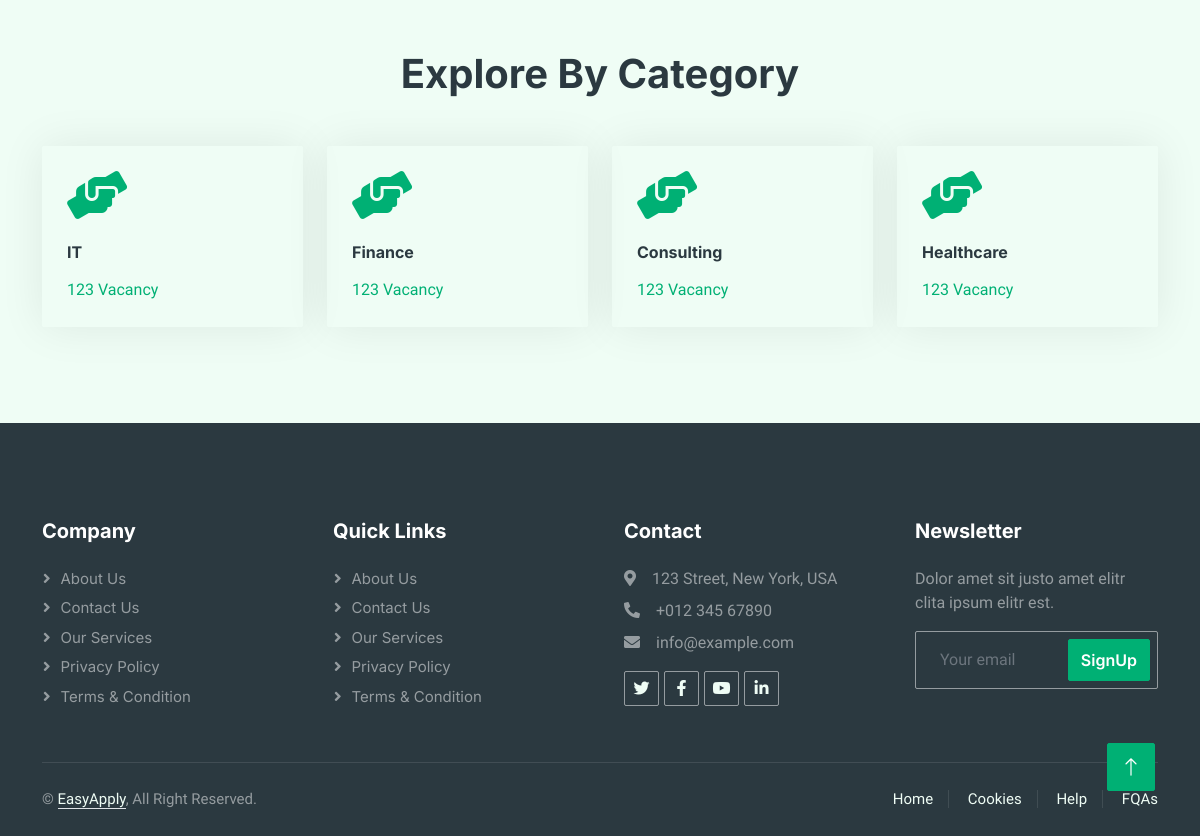
/category (lower part), run on an earlier commit of the app's database.
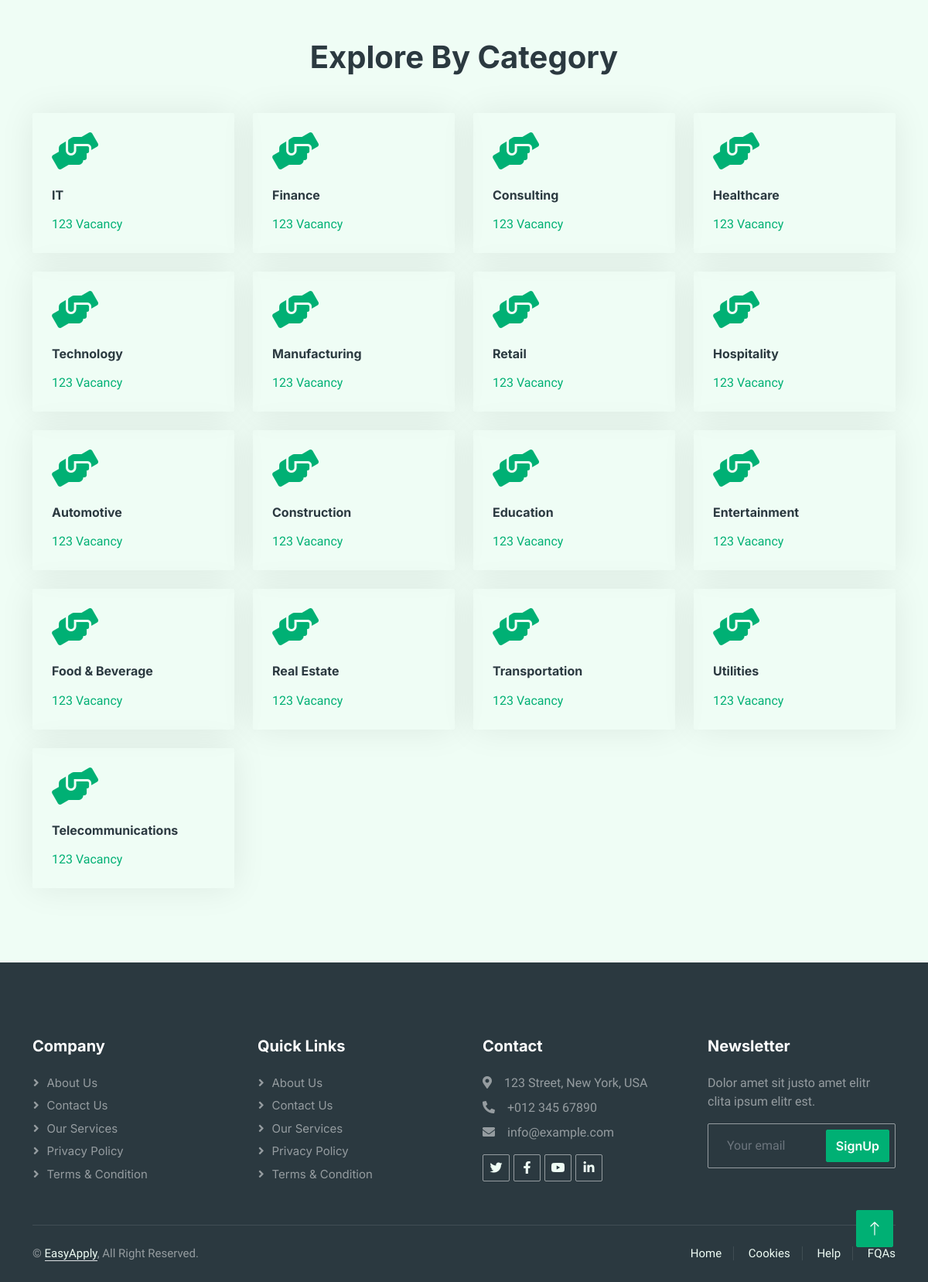
And on a later commit of the database.
### tables this page shows
CREATE TABLE categories(
    id BIGINT UNSIGNED AUTO_INCREMENT PRIMARY KEY,
    name VARCHAR(100) NOT NULL,
    created_at TIMESTAMP DEFAULT now(),
    updated_at TIMESTAMP DEFAULT now() on update now()
);

### App/Controllers/CategoryController.php (called while the page is built, shortened)
<?php
class CategoryController
{
    function index()
    {
        $config = require basePath('config/db.php');
        $dp = new Database($config);
        $categories = $dp->query('select * from categories') ->fetchAll();
        view('categories/category',['categories' => $categories]);
    }
}

### public/index.php (called while the page is built, shortened)
<?php
require '../helpers.php';
$router = new Router();
$uri = parse_url($_SERVER['REQUEST_URI'], PHP_URL_PATH);
$router->route($uri);

### config/db.php (called while the page is built)
<?php
return [
    'host' => 'localhost',
    'port' => 3306,
    'dbname' => 'easy_apply',
    'username' => 'root',
    'password' => 'root',
];

### Framework/Database.php (called while the page is built, shortened)
<?php
class Database
{
    public $connection;
    public function __construct($config)
    {
        $dsn = "mysql:host={$config['host']};port={$config['port']};dbname={$config['dbname']}";
        try {
            $this->connection = new PDO($dsn, $config["username"], $config["password"]);
        } catch (PDOException $error) {
            throw new Exception("Database connetion failed: {$error->getMessage()}");
        }
    }
    public function query($query, $params = [])
    {
        try {
            $stmt = $this->connection->prepare($query);
            $stmt->execute($params);
            return $stmt;
        } catch (PDOException $error) {
            throw new Exception("Query failed to execute: {$error->getMessage()}");
        }
    }
}

### App/views/categories/category.view.php (the view, shortened to what this page needs)
<?php
loadPartial("head");
?>
<div class="py-5">
    <div class="container">
        <h1 class="text-center mb-5 wow fadeInUp" data-wow-delay="0.1s">Explore By Category</h1>
        <div class="row g-4">
            <?php foreach($categories as $category): ?>
            <div class="col-lg-3 col-sm-6 wow fadeInUp" data-wow-delay="0.3s">
                <a class="cat-item rounded p-4" href="/category/show?id=<?= $category['id'] ?>">
                    <i class="fa fa-3x fa-hands-helping text-primary mb-4"></i>
                    <h6 class="mb-3"><?= $category['name'] ?></h6>
                    <p class="mb-0">123 Vacancy</p>
                </a>
            </div>
            <?php endforeach ?>
        </div>
    </div>
</div>
<?php
loadPartial("footer");
loadPartial("back-to-top");
loadPartial("jslinks");
?>

### Framework/Router.php (shortened to what this page needs)
<?php
class Router
{
    protected $routes = [];
    public function registerRoute($method, $uri, $action)
    {
        list($controller, $controllerMethod) = explode('@', $action);
        $this->routes[] = [
            'method' => $method,
            'uri' => $uri,
            'controller' => $controller,
            'controllerMethod' => $controllerMethod,
        ];
    }
    public function route($uri)
    {
        $requestMethod = $_SERVER['REQUEST_METHOD'];
        foreach ($this->routes as $route) {
            if ($route['uri'] === $uri && $route['method'] === $requestMethod) {
                $controllerMethod = $route['controllerMethod'];
                $controllerInstance = new $controller();
                $controllerInstance->$controllerMethod();
                return;
            }
        }
    }
}

### helpers.php (shortened to what this page needs)
<?php
function basePath($path = '')
{
    return __DIR__ . "/" . $path;
}
function view($name, $data = [])
{
    $path = basePath("App/views/{$name}.view.php");
    if (file_exists($path)) {
        extract($data);
        require $path;
    } else {
        echo "View $name not found";
    }
}
function loadPartial($name , $data = [])
{
    $path = basePath("App/views/partials/{$name}.php");
    if (file_exists($path)) {
        extract($data);
        require $path;
    } else {
        echo "Partial $name not found";
    }
}

### App/views/partials/head.php (shortened to what this page needs)
<!DOCTYPE html>
<html lang="en">
<head>
    <link href="https://cdnjs.cloudflare.com/ajax/libs/font-awesome/5.10.0/css/all.min.css" rel="stylesheet">
    <link href="https://cdn.jsdelivr.net/npm/bootstrap-icons@1.4.1/font/bootstrap-icons.css" rel="stylesheet">
    <link href="/lib/animate/animate.min.css" rel="stylesheet">
    <link href="/lib/owlcarousel/assets/owl.carousel.min.css" rel="stylesheet">
    <link href="/css/bootstrap.min.css" rel="stylesheet">
    <link href="/css/style.css" rel="stylesheet">
    <link href="/css/auth/type.css" rel="stylesheet">
</head>
<body>

### App/views/partials/footer.php
<div class="bg-dark text-white-50 footer pt-5 mt-5 wow fadeIn" data-wow-delay="0.1s">
    <div class="container py-5">
        <div class="row g-5">
            <div class="col-lg-3 col-md-6">
                <h5 class="text-white mb-4">Company</h5>
                <a class="btn btn-link text-white-50" href="/about">About Us</a>
                <a class="btn btn-link text-white-50" href="/contact">Contact Us</a>
                <a class="btn btn-link text-white-50" href="">Our Services</a>
                <a class="btn btn-link text-white-50" href="">Privacy Policy</a>
                <a class="btn btn-link text-white-50" href="">Terms & Condition</a>
            </div>
            <div class="col-lg-3 col-md-6">
                <h5 class="text-white mb-4">Quick Links</h5>
                <a class="btn btn-link text-white-50" href="">About Us</a>
                <a class="btn btn-link text-white-50" href="">Contact Us</a>
                <a class="btn btn-link text-white-50" href="">Our Services</a>
                <a class="btn btn-link text-white-50" href="">Privacy Policy</a>
                <a class="btn btn-link text-white-50" href="">Terms & Condition</a>
            </div>
            <div class="col-lg-3 col-md-6">
                <h5 class="text-white mb-4">Contact</h5>
                <p class="mb-2"><i class="fa fa-map-marker-alt me-3"></i>123 Street, New York, USA</p>
                <p class="mb-2"><i class="fa fa-phone-alt me-3"></i>+012 345 67890</p>
                <p class="mb-2"><i class="fa fa-envelope me-3"></i>info@example.com</p>
                <div class="d-flex pt-2">
                    <a class="btn btn-outline-light btn-social" href=""><i class="fab fa-twitter"></i></a>
                    <a class="btn btn-outline-light btn-social" href=""><i class="fab fa-facebook-f"></i></a>
                    <a class="btn btn-outline-light btn-social" href=""><i class="fab fa-youtube"></i></a>
                    <a class="btn btn-outline-light btn-social" href=""><i class="fab fa-linkedin-in"></i></a>
                </div>
            </div>
            <div class="col-lg-3 col-md-6">
                <h5 class="text-white mb-4">Newsletter</h5>
                <p>Dolor amet sit justo amet elitr clita ipsum elitr est.</p>
                <div class="position-relative mx-auto" style="max-width: 400px;">
                    <input class="form-control bg-transparent w-100 py-3 ps-4 pe-5" type="text"
                        placeholder="Your email">
                    <button type="button"
                        class="btn btn-primary py-2 position-absolute top-0 end-0 mt-2 me-2">SignUp</button>
                </div>
            </div>
        </div>
    </div>
    <div class="container">
        <div class="copyright">
            <div class="row">
                <div class="col-md-6 text-center text-md-start mb-3 mb-md-0">
                    &copy; <a class="border-bottom" href="/">EasyApply</a>, All Right Reserved.
                </div>
                <div class="col-md-6 text-center text-md-end">
                    <div class="footer-menu">
                        <a href="">Home</a>
                        <a href="">Cookies</a>
                        <a href="">Help</a>
                        <a href="">FQAs</a>
                    </div>
                </div>
            </div>
        </div>
    </div>
</div>

### App/views/partials/back-to-top.php (shortened to what this page needs)
<a href="#" class="btn btn-lg btn-primary btn-lg-square back-to-top"><i class="bi bi-arrow-up"></i></a>

### App/views/partials/jslinks.php (shortened to what this page needs)
</body>
</html>

### public/css/style.css (style rules this page uses)
:root { --primary: #00b074; --secondary: #2b9bff; --light: #effdf5; --dark: #2b3940; }
.back-to-top { position: fixed; display: none; right: 45px; bottom: 45px; z-index: 99; }
.btn { font-family: "Inter", sans-serif; font-weight: 600; transition: 0.5s; }
.btn.btn-primary, .btn.btn-secondary { color: #ffffff; }
.btn-lg-square { width: 48px; height: 48px; }
.btn-square, .btn-sm-square, .btn-lg-square { padding: 0; display: flex; align-items: center; justify-content: center; font-weight: normal; border-radius: 2px; }
.cat-item { display: block; box-shadow: 0 0 45px rgba(0, 0, 0, 0.08); border: 1px solid transparent; transition: 0.5s; }
.footer .btn.btn-social { margin-right: 5px; width: 35px; height: 35px; display: flex; align-items: center; justify-content: center; color: var(--light); border: 1px solid rgba(255, 255, 255, 0.5); border-radius: 2px; transition: 0.3s; }
.footer .btn.btn-link { display: block; margin-bottom: 5px; padding: 0; text-align: left; font-size: 15px; font-weight: normal; text-transform: capitalize; transition: 0.3s; }
.footer .btn.btn-link::before { position: relative; content: "\f105"; font-family: "Font Awesome 5 Free"; font-weight: 900; margin-right: 10px; }
.footer .form-control { border-color: rgba(255, 255, 255, 0.5); }
.footer .copyright { padding: 25px 0; font-size: 15px; border-top: 1px solid rgba(256, 256, 256, 0.1); }
.footer .copyright a { color: var(--light); }
.footer .footer-menu a { margin-right: 15px; padding-right: 15px; border-right: 1px solid rgba(255, 255, 255, 0.1); }
.footer .footer-menu a:last-child { margin-right: 0; padding-right: 0; border-right: none; }

What changed in the data, as far as the page shows it:
added categories: name "Technology"
added categories: name "Manufacturing"
added categories: name "Retail"
added categories: name "Hospitality"
added categories: name "Automotive"
added categories: name "Construction"
added categories: name "Education"
added categories: name "Entertainment"
added categories: name "Food & Beverage"
added categories: name "Real Estate"
added categories: name "Transportation"
added categories: name "Utilities"
added categories: name "Telecommunications"
